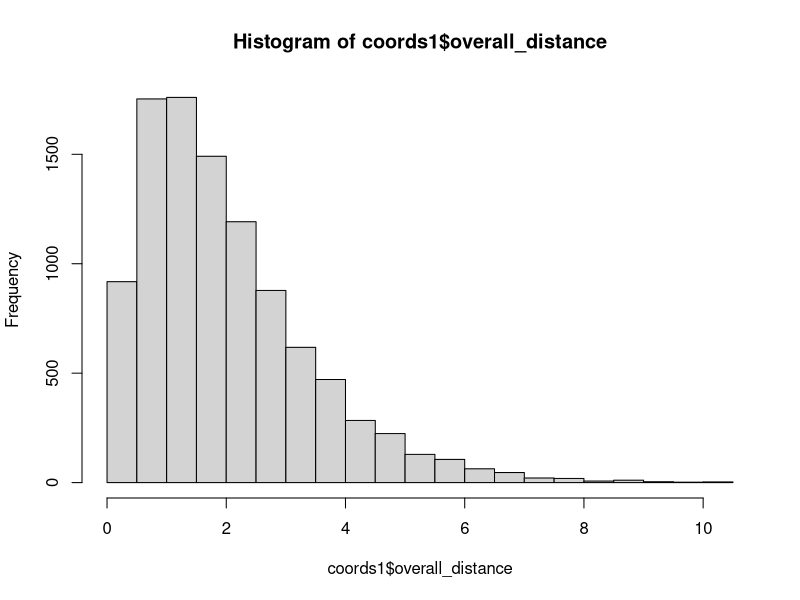
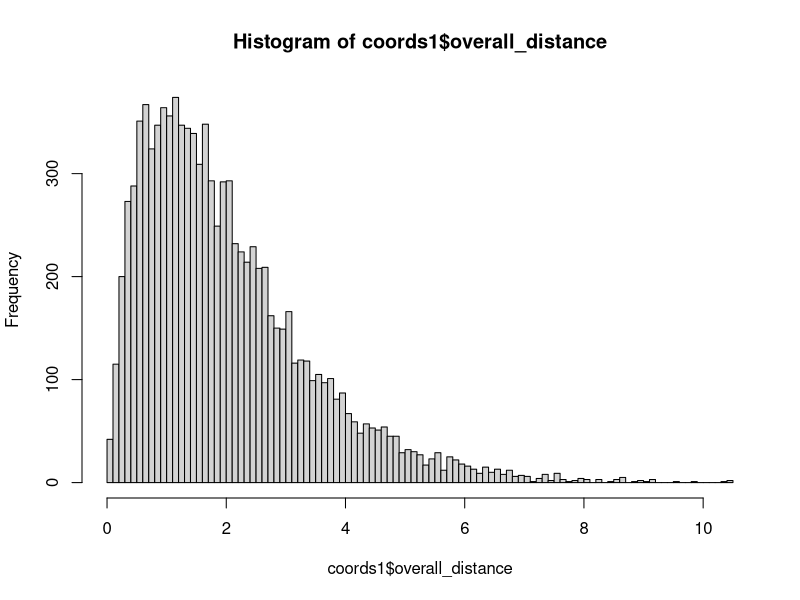
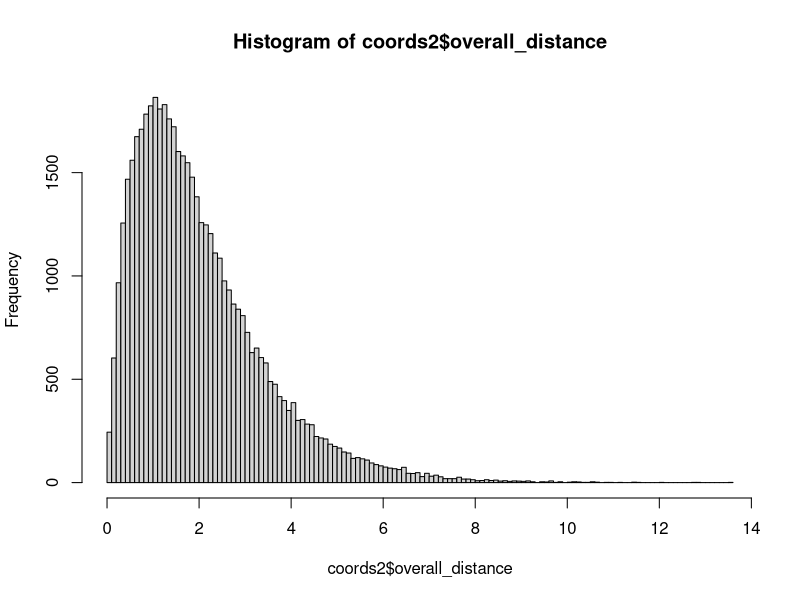

Write R code to recreate these figures, in order.
# -------------------------------------------------------------------------
# Generate spatial coordinates for infection offspring
# -------------------------------------------------------------------------
# parent_x, parent_y : numeric(1)  – coordinates of the parent
# n_offspring        : integer(1)  – how many offspring to place
# spatial_kernel     : function(n) – returns n random *distances*  (1-D PDF)
# kernel_is_radial   : logical(1)  – set TRUE if spatial_kernel is *already*
#                                    the correct 2-D radial sampler (e.g. rgamma(n, 2, σ))
# oversample_factor  : integer(1)  – only used when kernel_is_radial = FALSE.
#                                    Draw m = n * oversample_factor candidates and
#                                    resample with weights ∝ r.  A value of 5–10
#                                    is usually plenty.
# -------------------------------------------------------------------------
spatial_calc <- function(parent_x,
                         parent_y,
                         n_offspring,
                         spatial_kernel,
                         kernel_is_radial = FALSE,
                         oversample_factor = 10L) {
  
  stopifnot(n_offspring  > 0,
            oversample_factor >= 1,
            is.function(spatial_kernel))
  
  ## ----------------------------------------------------------------------
  ## 1. Draw radial distances --------------------------------------------
  ## ----------------------------------------------------------------------
  if (kernel_is_radial) {
    # user supplies a generator that already samples the 2-D radial law
    distance <- spatial_kernel(n_offspring)
    
  } else {
    # user supplies a *1-D* generator  f(r)  → need to up-weight large r
    m          <- n_offspring * oversample_factor
    candidates <- spatial_kernel(m)
    
    if (any(candidates < 0))
      stop("spatial_kernel produced negative distances; check the function.")
    
    # importance resampling: weights ∝ r  → target PDF ∝ r * f(r)
    w          <- candidates
    distance   <- sample(candidates, n_offspring,
                         replace = TRUE,
                         prob     = w)
  }
  
  ## ----------------------------------------------------------------------
  ## 2. Draw directions and compute coordinates (vectorised) --------------
  ## ----------------------------------------------------------------------
  theta <- runif(n_offspring, 0, 2 * pi)
  x     <- parent_x + distance * cos(theta)
  y     <- parent_y + distance * sin(theta)
  
  ## ----------------------------------------------------------------------
  ## 3. Return tidy data frame -------------------------------------------
  ## ----------------------------------------------------------------------
  data.frame(distance         = distance,
             x_coordinate     = x,
             y_coordinate     = y,
             overall_distance = sqrt(x^2 + y^2))  # distance from (0,0); tweak if needed
}

## 1. Uniform *line* density in [0, R]  (needs correction)
R                <- 1
exp_surface_rad  <- function(n) rexp(n, R)

coords1 <- spatial_calc(0, 0, 1e4, exp_surface_rad)
hist(coords1$overall_distance, breaks = 20)

## 2. Exponential surface kernel with scale σ  (already radial)
sigma            <- 1
exp_surface_rad  <- function(n) rgamma(n, 2, sigma)   # shape 2  ⇒ radial law

coords2 <- spatial_calc(0, 0, 5e4, exp_surface_rad,
                        kernel_is_radial = TRUE)

hist(coords1$overall_distance, breaks = 100)
hist(coords2$overall_distance, breaks = 100)
